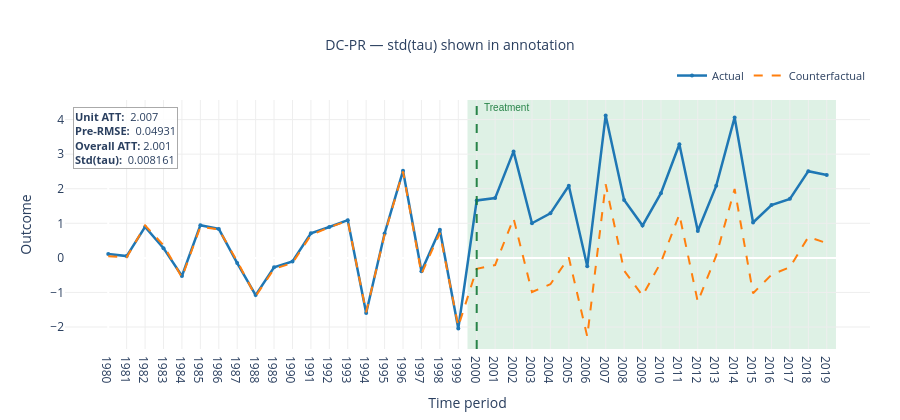

Source (notebook cell):
### Code cell
fig = res_dc.plot_actual_vs_counterfactual(
    unit=treated_units[0],
    unit_label=f'Treated Unit {treated_units[0]}',
    time_labels=[str(y) for y in years],
    title='DC-PR — std(tau) shown in annotation'
)
fig.show()

### Figure 1 — Plotly figure (JSON) as saved in the notebook; plotly's stock layout.template omitted (floating-point values rounded to 4 significant figures)
{"data": [{"hovertemplate": "t=%{x}  actual=%{y:.4g}<extra></extra>", "line": {"color": "#1f77b4", "width": 2.5}, "marker": {"size": 4}, "mode": "lines+markers", "name": "Actual", "type": "scatter", "x": [0, 1, 2, 3, 4, 5, 6, 7, 8, 9, 10, 11, 12, 13, 14, 15, 16, 17, 18, 19, 20, 21, 22, 23, 24, 25, 26, 27, 28, 29, 30, 31, 32, 33, 34, 35, 36, 37, 38, 39], "y": [0.1112, 0.05266, 0.896, 0.2811, -0.5252, 0.9461, 0.8372, -0.1489, -1.077, -0.2718, -0.102, 0.7089, 0.8946, 1.092, -1.593, 0.7047, 2.519, -0.3858, 0.8116, -2.044, 1.662, 1.729, 3.08, 1.002, 1.287, 2.085, -0.2436, 4.12, 1.676, 0.9336, 1.872, 3.288, 0.7767, 2.083, 4.062, 1.023, 1.528, 1.707, 2.508, 2.396]}, {"hovertemplate": "t=%{x}  counterfactual=%{y:.4g}<extra></extra>", "line": {"color": "#ff7f0e", "dash": "dash", "width": 2}, "mode": "lines", "name": "Counterfactual", "type": "scatter", "x": [0, 1, 2, 3, 4, 5, 6, 7, 8, 9, 10, 11, 12, 13, 14, 15, 16, 17, 18, 19, 20, 21, 22, 23, 24, 25, 26, 27, 28, 29, 30, 31, 32, 33, 34, 35, 36, 37, 38, 39], "y": [0.04802, 0.01476, 0.936, 0.3664, -0.5652, 0.9003, 0.8198, -0.09709, -1.109, -0.3204, -0.1462, 0.6585, 0.8845, 1.073, -1.572, 0.6728, 2.5, -0.4647, 0.7204, -1.99, -0.3145, -0.2075, 1.141, -0.9878, -0.7616, 0.008578, -2.276, 2.129, -0.3675, -1.093, -0.1264, 1.257, -1.27, 0.06487, 1.995, -1.024, -0.4881, -0.2684, 0.6041, 0.4275]}], "layout": {"annotations": [{"font": {"color": "rgba(20, 120, 55, 0.90)", "family": "Arial", "size": 10}, "showarrow": false, "text": "Treatment", "x": 20.3, "xanchor": "left", "xref": "x", "y": 1, "yanchor": "top", "yref": "paper"}, {"align": "left", "bgcolor": "rgba(255,255,255,0.90)", "bordercolor": "#aaaaaa", "borderwidth": 1, "font": {"size": 11}, "showarrow": false, "text": "<b>Unit ATT:</b>  2.007<br><b>Pre-RMSE:</b>  0.04931<br><b>Overall ATT:</b> 2.001<br><b>Std(tau):</b>  0.008161", "x": 0.01, "xanchor": "left", "xref": "paper", "y": 0.97, "yanchor": "top", "yref": "paper"}], "height": 420, "hovermode": "x unified", "legend": {"font": {"size": 11}, "orientation": "h", "x": 1, "xanchor": "right", "y": 1.04, "yanchor": "bottom"}, "margin": {"b": 55, "l": 65, "r": 30, "t": 100}, "paper_bgcolor": "white", "plot_bgcolor": "white", "shapes": [{"fillcolor": "rgba(34, 160, 80, 0.15)", "layer": "below", "line": {"width": 0}, "type": "rect", "x0": 19.5, "x1": 39.5, "xref": "x", "y0": 0, "y1": 1, "yref": "y domain"}, {"line": {"color": "rgba(20, 120, 55, 0.90)", "dash": "dash", "width": 2}, "type": "line", "x0": 20, "x1": 20, "xref": "x", "y0": 0, "y1": 1, "yref": "y domain"}], "title": {"font": {"size": 14}, "text": "DC-PR — std(tau) shown in annotation", "x": 0.5, "xanchor": "center"}, "xaxis": {"gridcolor": "#eeeeee", "showgrid": true, "ticktext": ["1980", "1981", "1982", "1983", "1984", "1985", "1986", "1987", "1988", "1989", "1990", "1991", "1992", "1993", "1994", "1995", "1996", "1997", "1998", "1999", "2000", "2001", "2002", "2003", "2004", "2005", "2006", "2007", "2008", "2009", "2010", "2011", "2012", "2013", "2014", "2015", "2016", "2017", "2018", "2019"], "tickvals": [0, 1, 2, 3, 4, 5, 6, 7, 8, 9, 10, 11, 12, 13, 14, 15, 16, 17, 18, 19, 20, 21, 22, 23, 24, 25, 26, 27, 28, 29, 30, 31, 32, 33, 34, 35, 36, 37, 38, 39], "title": {"text": "Time period"}}, "yaxis": {"gridcolor": "#eeeeee", "showgrid": true, "title": {"text": "Outcome"}}}}
